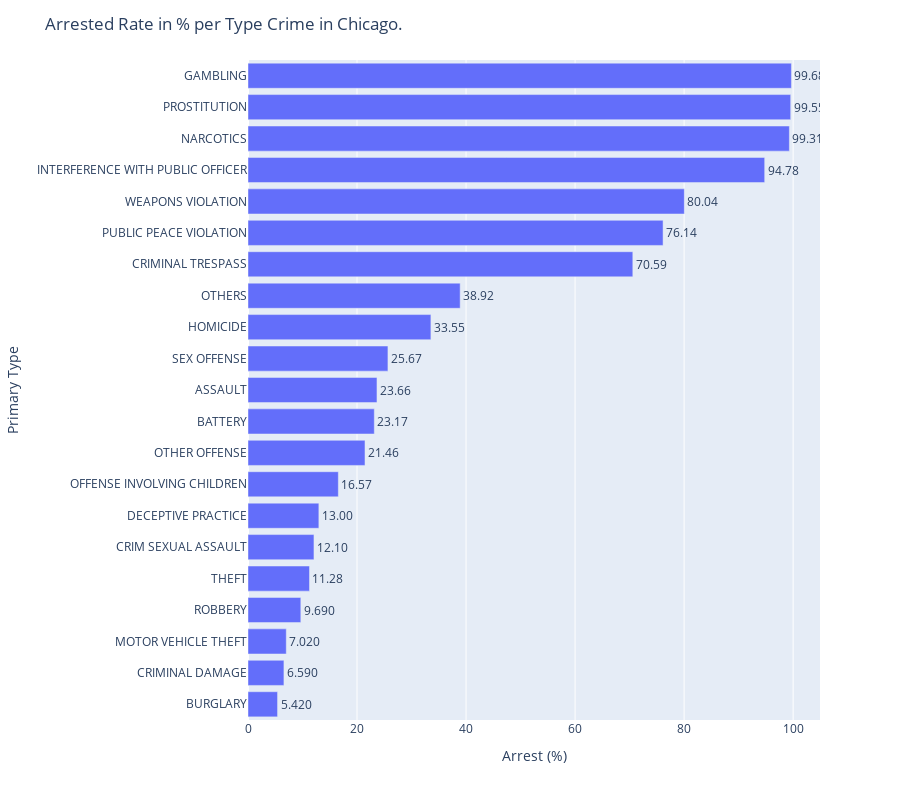

Source (notebook cell):
### Markdown cell above
## Arrested rate per crime
#### The “VIOLATION” crimes look strongly correlated to the arrested rate

### Code cell
aux = data_ead.groupby('Primary Type')['Arrest'].mean().reset_index()
aux['Arrest (%)'] = aux['Arrest'].round(4)*100
aux.sort_values('Arrest', inplace=True)

fig = px.bar(aux, orientation='h', x="Arrest (%)", y="Primary Type", text="Arrest (%)", height=800,)
fig.update_traces(texttemplate="%{text:.4s}", textposition="outside")
fig.update_layout(title_text="Arrested Rate in % per Type Crime in Chicago.")
fig.show()

### Figure 1 — Plotly figure (JSON) as saved in the notebook; plotly's stock layout.template omitted (floating-point values rounded to 4 significant figures)
{"data": [{"alignmentgroup": "True", "hovertemplate": "Arrest (%)=%{text}<br>Primary Type=%{y}<extra></extra>", "legendgroup": "", "marker": {"color": "#636efa", "pattern": {"shape": ""}}, "name": "", "offsetgroup": "", "orientation": "h", "showlegend": false, "text": [5.42, 6.59, 7.02, 9.69, 11.28, 12.1, 13, 16.57, 21.46, 23.17, 23.66, 25.67, 33.55, 38.92, 70.59, 76.14, 80.04, 94.78, 99.31, 99.55, 99.68], "textposition": "outside", "texttemplate": "%{text:.4s}", "type": "bar", "x": [5.42, 6.59, 7.02, 9.69, 11.28, 12.1, 13, 16.57, 21.46, 23.17, 23.66, 25.67, 33.55, 38.92, 70.59, 76.14, 80.04, 94.78, 99.31, 99.55, 99.68], "xaxis": "x", "y": ["BURGLARY", "CRIMINAL DAMAGE", "MOTOR VEHICLE THEFT", "ROBBERY", "THEFT", "CRIM SEXUAL ASSAULT", "DECEPTIVE PRACTICE", "OFFENSE INVOLVING CHILDREN", "OTHER OFFENSE", "BATTERY", "ASSAULT", "SEX OFFENSE", "HOMICIDE", "OTHERS", "CRIMINAL TRESPASS", "PUBLIC PEACE VIOLATION", "WEAPONS VIOLATION", "INTERFERENCE WITH PUBLIC OFFICER", "NARCOTICS", "PROSTITUTION", "GAMBLING"], "yaxis": "y"}], "layout": {"barmode": "relative", "height": 800, "legend": {"tracegroupgap": 0}, "margin": {"t": 60}, "title": {"text": "Arrested Rate in % per Type Crime in Chicago."}, "xaxis": {"anchor": "y", "domain": [0, 1], "title": {"text": "Arrest (%)"}}, "yaxis": {"anchor": "x", "domain": [0, 1], "title": {"text": "Primary Type"}}}}
